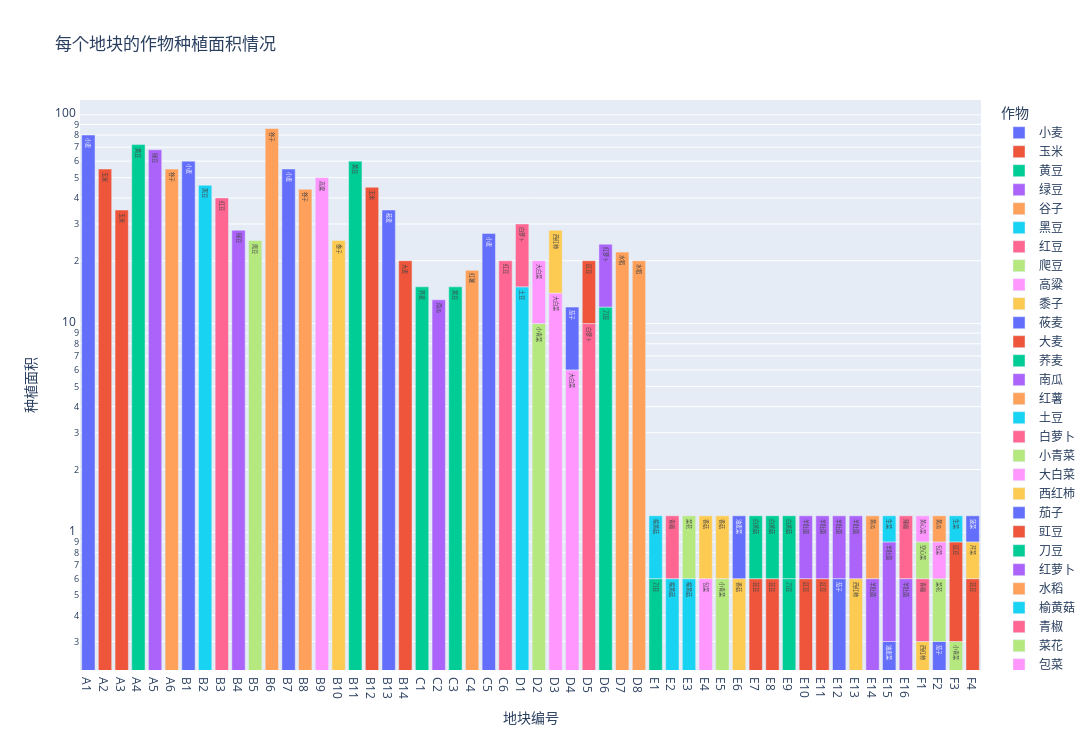

The code cell stored with this chart in its notebook:
### Markdown cell above
## 种植面积

### Code cell
import plotly.express as px

fig = px.bar(
    df,
    x="Field ID",
    y="Planting Area",
    title="每个地块的作物种植面积情况",
    labels={
        "x": "作物",
        "Price": "销售单价 (元/斤)",
        "Crop Name": "作物",
        "Planting Area": "种植面积",
        "Field ID": "地块编号",
    },
    color="Crop Name",
    log_y=True,
    category_orders={"Field ID": df["Field ID"].unique()},
    text="Crop Name",
    height=750,
    width=1500,
)


# 显示图表
fig.show()

### Figure 1 — Plotly figure (JSON) as saved in the notebook; plotly's stock layout.template omitted (floating-point values rounded to 4 significant figures)
{"data": [{"alignmentgroup": "True", "hovertemplate": "作物=%{text}<br>地块编号=%{x}<br>种植面积=%{y}<extra></extra>", "legendgroup": "小麦", "marker": {"color": "#636efa", "pattern": {"shape": ""}}, "name": "小麦", "offsetgroup": "小麦", "orientation": "v", "showlegend": true, "text": ["小麦", "小麦", "小麦", "小麦"], "textposition": "auto", "type": "bar", "x": ["A1", "B1", "B7", "C5"], "xaxis": "x", "y": [80, 60, 55, 27], "yaxis": "y"}, {"alignmentgroup": "True", "hovertemplate": "作物=%{text}<br>地块编号=%{x}<br>种植面积=%{y}<extra></extra>", "legendgroup": "玉米", "marker": {"color": "#EF553B", "pattern": {"shape": ""}}, "name": "玉米", "offsetgroup": "玉米", "orientation": "v", "showlegend": true, "text": ["玉米", "玉米", "玉米"], "textposition": "auto", "type": "bar", "x": ["A2", "A3", "B12"], "xaxis": "x", "y": [55, 35, 45], "yaxis": "y"}, {"alignmentgroup": "True", "hovertemplate": "作物=%{text}<br>地块编号=%{x}<br>种植面积=%{y}<extra></extra>", "legendgroup": "黄豆", "marker": {"color": "#00cc96", "pattern": {"shape": ""}}, "name": "黄豆", "offsetgroup": "黄豆", "orientation": "v", "showlegend": true, "text": ["黄豆", "黄豆", "黄豆"], "textposition": "auto", "type": "bar", "x": ["A4", "B11", "C3"], "xaxis": "x", "y": [72, 60, 15], "yaxis": "y"}, {"alignmentgroup": "True", "hovertemplate": "作物=%{text}<br>地块编号=%{x}<br>种植面积=%{y}<extra></extra>", "legendgroup": "绿豆", "marker": {"color": "#ab63fa", "pattern": {"shape": ""}}, "name": "绿豆", "offsetgroup": "绿豆", "orientation": "v", "showlegend": true, "text": ["绿豆", "绿豆"], "textposition": "auto", "type": "bar", "x": ["A5", "B4"], "xaxis": "x", "y": [68, 28], "yaxis": "y"}, {"alignmentgroup": "True", "hovertemplate": "作物=%{text}<br>地块编号=%{x}<br>种植面积=%{y}<extra></extra>", "legendgroup": "谷子", "marker": {"color": "#FFA15A", "pattern": {"shape": ""}}, "name": "谷子", "offsetgroup": "谷子", "orientation": "v", "showlegend": true, "text": ["谷子", "谷子", "谷子"], "textposition": "auto", "type": "bar", "x": ["A6", "B6", "B8"], "xaxis": "x", "y": [55, 86, 44], "yaxis": "y"}, {"alignmentgroup": "True", "hovertemplate": "作物=%{text}<br>地块编号=%{x}<br>种植面积=%{y}<extra></extra>", "legendgroup": "黑豆", "marker": {"color": "#19d3f3", "pattern": {"shape": ""}}, "name": "黑豆", "offsetgroup": "黑豆", "orientation": "v", "showlegend": true, "text": ["黑豆"], "textposition": "auto", "type": "bar", "x": ["B2"], "xaxis": "x", "y": [46], "yaxis": "y"}, {"alignmentgroup": "True", "hovertemplate": "作物=%{text}<br>地块编号=%{x}<br>种植面积=%{y}<extra></extra>", "legendgroup": "红豆", "marker": {"color": "#FF6692", "pattern": {"shape": ""}}, "name": "红豆", "offsetgroup": "红豆", "orientation": "v", "showlegend": true, "text": ["红豆", "红豆"], "textposition": "auto", "type": "bar", "x": ["B3", "C6"], "xaxis": "x", "y": [40, 20], "yaxis": "y"}, {"alignmentgroup": "True", "hovertemplate": "作物=%{text}<br>地块编号=%{x}<br>种植面积=%{y}<extra></extra>", "legendgroup": "爬豆", "marker": {"color": "#B6E880", "pattern": {"shape": ""}}, "name": "爬豆", "offsetgroup": "爬豆", "orientation": "v", "showlegend": true, "text": ["爬豆"], "textposition": "auto", "type": "bar", "x": ["B5"], "xaxis": "x", "y": [25], "yaxis": "y"}, {"alignmentgroup": "True", "hovertemplate": "作物=%{text}<br>地块编号=%{x}<br>种植面积=%{y}<extra></extra>", "legendgroup": "高粱", "marker": {"color": "#FF97FF", "pattern": {"shape": ""}}, "name": "高粱", "offsetgroup": "高粱", "orientation": "v", "showlegend": true, "text": ["高粱"], "textposition": "auto", "type": "bar", "x": ["B9"], "xaxis": "x", "y": [50], "yaxis": "y"}, {"alignmentgroup": "True", "hovertemplate": "作物=%{text}<br>地块编号=%{x}<br>种植面积=%{y}<extra></extra>", "legendgroup": "黍子", "marker": {"color": "#FECB52", "pattern": {"shape": ""}}, "name": "黍子", "offsetgroup": "黍子", "orientation": "v", "showlegend": true, "text": ["黍子"], "textposition": "auto", "type": "bar", "x": ["B10"], "xaxis": "x", "y": [25], "yaxis": "y"}, {"alignmentgroup": "True", "hovertemplate": "作物=%{text}<br>地块编号=%{x}<br>种植面积=%{y}<extra></extra>", "legendgroup": "莜麦", "marker": {"color": "#636efa", "pattern": {"shape": ""}}, "name": "莜麦", "offsetgroup": "莜麦", "orientation": "v", "showlegend": true, "text": ["莜麦"], "textposition": "auto", "type": "bar", "x": ["B13"], "xaxis": "x", "y": [35], "yaxis": "y"}, {"alignmentgroup": "True", "hovertemplate": "作物=%{text}<br>地块编号=%{x}<br>种植面积=%{y}<extra></extra>", "legendgroup": "大麦", "marker": {"color": "#EF553B", "pattern": {"shape": ""}}, "name": "大麦", "offsetgroup": "大麦", "orientation": "v", "showlegend": true, "text": ["大麦"], "textposition": "auto", "type": "bar", "x": ["B14"], "xaxis": "x", "y": [20], "yaxis": "y"}, {"alignmentgroup": "True", "hovertemplate": "作物=%{text}<br>地块编号=%{x}<br>种植面积=%{y}<extra></extra>", "legendgroup": "荞麦", "marker": {"color": "#00cc96", "pattern": {"shape": ""}}, "name": "荞麦", "offsetgroup": "荞麦", "orientation": "v", "showlegend": true, "text": ["荞麦"], "textposition": "auto", "type": "bar", "x": ["C1"], "xaxis": "x", "y": [15], "yaxis": "y"}, {"alignmentgroup": "True", "hovertemplate": "作物=%{text}<br>地块编号=%{x}<br>种植面积=%{y}<extra></extra>", "legendgroup": "南瓜", "marker": {"color": "#ab63fa", "pattern": {"shape": ""}}, "name": "南瓜", "offsetgroup": "南瓜", "orientation": "v", "showlegend": true, "text": ["南瓜"], "textposition": "auto", "type": "bar", "x": ["C2"], "xaxis": "x", "y": [13], "yaxis": "y"}, {"alignmentgroup": "True", "hovertemplate": "作物=%{text}<br>地块编号=%{x}<br>种植面积=%{y}<extra></extra>", "legendgroup": "红薯", "marker": {"color": "#FFA15A", "pattern": {"shape": ""}}, "name": "红薯", "offsetgroup": "红薯", "orientation": "v", "showlegend": true, "text": ["红薯"], "textposition": "auto", "type": "bar", "x": ["C4"], "xaxis": "x", "y": [18], "yaxis": "y"}, {"alignmentgroup": "True", "hovertemplate": "作物=%{text}<br>地块编号=%{x}<br>种植面积=%{y}<extra></extra>", "legendgroup": "土豆", "marker": {"color": "#19d3f3", "pattern": {"shape": ""}}, "name": "土豆", "offsetgroup": "土豆", "orientation": "v", "showlegend": true, "text": ["土豆"], "textposition": "auto", "type": "bar", "x": ["D1"], "xaxis": "x", "y": [15], "yaxis": "y"}, {"alignmentgroup": "True", "hovertemplate": "作物=%{text}<br>地块编号=%{x}<br>种植面积=%{y}<extra></extra>", "legendgroup": "白萝卜", "marker": {"color": "#FF6692", "pattern": {"shape": ""}}, "name": "白萝卜", "offsetgroup": "白萝卜", "orientation": "v", "showlegend": true, "text": ["白萝卜", "白萝卜"], "textposition": "auto", "type": "bar", "x": ["D1", "D5"], "xaxis": "x", "y": [15, 10], "yaxis": "y"}, {"alignmentgroup": "True", "hovertemplate": "作物=%{text}<br>地块编号=%{x}<br>种植面积=%{y}<extra></extra>", "legendgroup": "小青菜", "marker": {"color": "#B6E880", "pattern": {"shape": ""}}, "name": "小青菜", "offsetgroup": "小青菜", "orientation": "v", "showlegend": true, "text": ["小青菜", "小青菜", "小青菜"], "textposition": "auto", "type": "bar", "x": ["D2", "E5", "F3"], "xaxis": "x", "y": [10, 0.6, 0.3], "yaxis": "y"}, {"alignmentgroup": "True", "hovertemplate": "作物=%{text}<br>地块编号=%{x}<br>种植面积=%{y}<extra></extra>", "legendgroup": "大白菜", "marker": {"color": "#FF97FF", "pattern": {"shape": ""}}, "name": "大白菜", "offsetgroup": "大白菜", "orientation": "v", "showlegend": true, "text": ["大白菜", "大白菜", "大白菜"], "textposition": "auto", "type": "bar", "x": ["D2", "D3", "D4"], "xaxis": "x", "y": [10, 14, 6], "yaxis": "y"}, {"alignmentgroup": "True", "hovertemplate": "作物=%{text}<br>地块编号=%{x}<br>种植面积=%{y}<extra></extra>", "legendgroup": "西红柿", "marker": {"color": "#FECB52", "pattern": {"shape": ""}}, "name": "西红柿", "offsetgroup": "西红柿", "orientation": "v", "showlegend": true, "text": ["西红柿", "西红柿", "西红柿"], "textposition": "auto", "type": "bar", "x": ["D3", "E13", "F1"], "xaxis": "x", "y": [14, 0.6, 0.3], "yaxis": "y"}, {"alignmentgroup": "True", "hovertemplate": "作物=%{text}<br>地块编号=%{x}<br>种植面积=%{y}<extra></extra>", "legendgroup": "茄子", "marker": {"color": "#636efa", "pattern": {"shape": ""}}, "name": "茄子", "offsetgroup": "茄子", "orientation": "v", "showlegend": true, "text": ["茄子", "茄子", "茄子"], "textposition": "auto", "type": "bar", "x": ["D4", "E12", "F2"], "xaxis": "x", "y": [6, 0.6, 0.3], "yaxis": "y"}, {"alignmentgroup": "True", "hovertemplate": "作物=%{text}<br>地块编号=%{x}<br>种植面积=%{y}<extra></extra>", "legendgroup": "豇豆", "marker": {"color": "#EF553B", "pattern": {"shape": ""}}, "name": "豇豆", "offsetgroup": "豇豆", "orientation": "v", "showlegend": true, "text": ["豇豆", "豇豆", "豇豆", "豇豆"], "textposition": "auto", "type": "bar", "x": ["D5", "E10", "E11", "F3"], "xaxis": "x", "y": [10, 0.6, 0.6, 0.6], "yaxis": "y"}, {"alignmentgroup": "True", "hovertemplate": "作物=%{text}<br>地块编号=%{x}<br>种植面积=%{y}<extra></extra>", "legendgroup": "刀豆", "marker": {"color": "#00cc96", "pattern": {"shape": ""}}, "name": "刀豆", "offsetgroup": "刀豆", "orientation": "v", "showlegend": true, "text": ["刀豆", "刀豆", "刀豆"], "textposition": "auto", "type": "bar", "x": ["D6", "E1", "E9"], "xaxis": "x", "y": [12, 0.6, 0.6], "yaxis": "y"}, {"alignmentgroup": "True", "hovertemplate": "作物=%{text}<br>地块编号=%{x}<br>种植面积=%{y}<extra></extra>", "legendgroup": "红萝卜", "marker": {"color": "#ab63fa", "pattern": {"shape": ""}}, "name": "红萝卜", "offsetgroup": "红萝卜", "orientation": "v", "showlegend": true, "text": ["红萝卜"], "textposition": "auto", "type": "bar", "x": ["D6"], "xaxis": "x", "y": [12], "yaxis": "y"}, {"alignmentgroup": "True", "hovertemplate": "作物=%{text}<br>地块编号=%{x}<br>种植面积=%{y}<extra></extra>", "legendgroup": "水稻", "marker": {"color": "#FFA15A", "pattern": {"shape": ""}}, "name": "水稻", "offsetgroup": "水稻", "orientation": "v", "showlegend": true, "text": ["水稻", "水稻"], "textposition": "auto", "type": "bar", "x": ["D7", "D8"], "xaxis": "x", "y": [22, 20], "yaxis": "y"}, {"alignmentgroup": "True", "hovertemplate": "作物=%{text}<br>地块编号=%{x}<br>种植面积=%{y}<extra></extra>", "legendgroup": "榆黄菇", "marker": {"color": "#19d3f3", "pattern": {"shape": ""}}, "name": "榆黄菇", "offsetgroup": "榆黄菇", "orientation": "v", "showlegend": true, "text": ["榆黄菇", "榆黄菇", "榆黄菇"], "textposition": "auto", "type": "bar", "x": ["E1", "E2", "E3"], "xaxis": "x", "y": [0.6, 0.6, 0.6], "yaxis": "y"}, {"alignmentgroup": "True", "hovertemplate": "作物=%{text}<br>地块编号=%{x}<br>种植面积=%{y}<extra></extra>", "legendgroup": "青椒", "marker": {"color": "#FF6692", "pattern": {"shape": ""}}, "name": "青椒", "offsetgroup": "青椒", "orientation": "v", "showlegend": true, "text": ["青椒", "青椒"], "textposition": "auto", "type": "bar", "x": ["E2", "F1"], "xaxis": "x", "y": [0.6, 0.3], "yaxis": "y"}, {"alignmentgroup": "True", "hovertemplate": "作物=%{text}<br>地块编号=%{x}<br>种植面积=%{y}<extra></extra>", "legendgroup": "菜花", "marker": {"color": "#B6E880", "pattern": {"shape": ""}}, "name": "菜花", "offsetgroup": "菜花", "orientation": "v", "showlegend": true, "text": ["菜花", "菜花"], "textposition": "auto", "type": "bar", "x": ["E3", "F2"], "xaxis": "x", "y": [0.6, 0.3], "yaxis": "y"}, {"alignmentgroup": "True", "hovertemplate": "作物=%{text}<br>地块编号=%{x}<br>种植面积=%{y}<extra></extra>", "legendgroup": "包菜", "marker": {"color": "#FF97FF", "pattern": {"shape": ""}}, "name": "包菜", "offsetgroup": "包菜", "orientation": "v", "showlegend": true, "text": ["包菜", "包菜"], "textposition": "auto", "type": "bar", "x": ["E4", "F2"], "xaxis": "x", "y": [0.6, 0.3], "yaxis": "y"}, {"alignmentgroup": "True", "hovertemplate": "作物=%{text}<br>地块编号=%{x}<br>种植面积=%{y}<extra></extra>", "legendgroup": "香菇", "marker": {"color": "#FECB52", "pattern": {"shape": ""}}, "name": "香菇", "offsetgroup": "香菇", "orientation": "v", "showlegend": true, "text": ["香菇", "香菇", "香菇"], "textposition": "auto", "type": "bar", "x": ["E4", "E5", "E6"], "xaxis": "x", "y": [0.6, 0.6, 0.6], "yaxis": "y"}, {"alignmentgroup": "True", "hovertemplate": "作物=%{text}<br>地块编号=%{x}<br>种植面积=%{y}<extra></extra>", "legendgroup": "油麦菜", "marker": {"color": "#636efa", "pattern": {"shape": ""}}, "name": "油麦菜", "offsetgroup": "油麦菜", "orientation": "v", "showlegend": true, "text": ["油麦菜", "油麦菜"], "textposition": "auto", "type": "bar", "x": ["E6", "E15"], "xaxis": "x", "y": [0.6, 0.3], "yaxis": "y"}, {"alignmentgroup": "True", "hovertemplate": "作物=%{text}<br>地块编号=%{x}<br>种植面积=%{y}<extra></extra>", "legendgroup": "芸豆", "marker": {"color": "#EF553B", "pattern": {"shape": ""}}, "name": "芸豆", "offsetgroup": "芸豆", "orientation": "v", "showlegend": true, "text": ["芸豆", "芸豆", "芸豆"], "textposition": "auto", "type": "bar", "x": ["E7", "E8", "F4"], "xaxis": "x", "y": [0.6, 0.6, 0.6], "yaxis": "y"}, {"alignmentgroup": "True", "hovertemplate": "作物=%{text}<br>地块编号=%{x}<br>种植面积=%{y}<extra></extra>", "legendgroup": "白灵菇", "marker": {"color": "#00cc96", "pattern": {"shape": ""}}, "name": "白灵菇", "offsetgroup": "白灵菇", "orientation": "v", "showlegend": true, "text": ["白灵菇", "白灵菇", "白灵菇"], "textposition": "auto", "type": "bar", "x": ["E7", "E8", "E9"], "xaxis": "x", "y": [0.6, 0.6, 0.6], "yaxis": "y"}, {"alignmentgroup": "True", "hovertemplate": "作物=%{text}<br>地块编号=%{x}<br>种植面积=%{y}<extra></extra>", "legendgroup": "羊肚菌", "marker": {"color": "#ab63fa", "pattern": {"shape": ""}}, "name": "羊肚菌", "offsetgroup": "羊肚菌", "orientation": "v", "showlegend": true, "text": ["羊肚菌", "羊肚菌", "羊肚菌", "羊肚菌", "羊肚菌", "羊肚菌", "羊肚菌"], "textposition": "auto", "type": "bar", "x": ["E10", "E11", "E12", "E13", "E14", "E15", "E16"], "xaxis": "x", "y": [0.6, 0.6, 0.6, 0.6, 0.6, 0.6, 0.6], "yaxis": "y"}, {"alignmentgroup": "True", "hovertemplate": "作物=%{text}<br>地块编号=%{x}<br>种植面积=%{y}<extra></extra>", "legendgroup": "黄瓜", "marker": {"color": "#FFA15A", "pattern": {"shape": ""}}, "name": "黄瓜", "offsetgroup": "黄瓜", "orientation": "v", "showlegend": true, "text": ["黄瓜", "黄瓜"], "textposition": "auto", "type": "bar", "x": ["E14", "F2"], "xaxis": "x", "y": [0.6, 0.3], "yaxis": "y"}, {"alignmentgroup": "True", "hovertemplate": "作物=%{text}<br>地块编号=%{x}<br>种植面积=%{y}<extra></extra>", "legendgroup": "生菜", "marker": {"color": "#19d3f3", "pattern": {"shape": ""}}, "name": "生菜", "offsetgroup": "生菜", "orientation": "v", "showlegend": true, "text": ["生菜", "生菜"], "textposition": "auto", "type": "bar", "x": ["E15", "F3"], "xaxis": "x", "y": [0.3, 0.3], "yaxis": "y"}, {"alignmentgroup": "True", "hovertemplate": "作物=%{text}<br>地块编号=%{x}<br>种植面积=%{y}<extra></extra>", "legendgroup": "辣椒", "marker": {"color": "#FF6692", "pattern": {"shape": ""}}, "name": "辣椒", "offsetgroup": "辣椒", "orientation": "v", "showlegend": true, "text": ["辣椒"], "textposition": "auto", "type": "bar", "x": ["E16"], "xaxis": "x", "y": [0.6], "yaxis": "y"}, {"alignmentgroup": "True", "hovertemplate": "作物=%{text}<br>地块编号=%{x}<br>种植面积=%{y}<extra></extra>", "legendgroup": "空心菜", "marker": {"color": "#B6E880", "pattern": {"shape": ""}}, "name": "空心菜", "offsetgroup": "空心菜", "orientation": "v", "showlegend": true, "text": ["空心菜"], "textposition": "auto", "type": "bar", "x": ["F1"], "xaxis": "x", "y": [0.3], "yaxis": "y"}, {"alignmentgroup": "True", "hovertemplate": "作物=%{text}<br>地块编号=%{x}<br>种植面积=%{y}<extra></extra>", "legendgroup": "黄心菜", "marker": {"color": "#FF97FF", "pattern": {"shape": ""}}, "name": "黄心菜", "offsetgroup": "黄心菜", "orientation": "v", "showlegend": true, "text": ["黄心菜"], "textposition": "auto", "type": "bar", "x": ["F1"], "xaxis": "x", "y": [0.3], "yaxis": "y"}, {"alignmentgroup": "True", "hovertemplate": "作物=%{text}<br>地块编号=%{x}<br>种植面积=%{y}<extra></extra>", "legendgroup": "芹菜", "marker": {"color": "#FECB52", "pattern": {"shape": ""}}, "name": "芹菜", "offsetgroup": "芹菜", "orientation": "v", "showlegend": true, "text": ["芹菜"], "textposition": "auto", "type": "bar", "x": ["F4"], "xaxis": "x", "y": [0.3], "yaxis": "y"}, {"alignmentgroup": "True", "hovertemplate": "作物=%{text}<br>地块编号=%{x}<br>种植面积=%{y}<extra></extra>", "legendgroup": "菠菜", "marker": {"color": "#636efa", "pattern": {"shape": ""}}, "name": "菠菜", "offsetgroup": "菠菜", "orientation": "v", "showlegend": true, "text": ["菠菜"], "textposition": "auto", "type": "bar", "x": ["F4"], "xaxis": "x", "y": [0.3], "yaxis": "y"}], "layout": {"barmode": "relative", "height": 750, "legend": {"title": {"text": "作物"}, "tracegroupgap": 0}, "title": {"text": "每个地块的作物种植面积情况"}, "width": 1500, "xaxis": {"anchor": "y", "categoryarray": ["A1", "A2", "A3", "A4", "A5", "A6", "B1", "B2", "B3", "B4", "B5", "B6", "B7", "B8", "B9", "B10", "B11", "B12", "B13", "B14", "C1", "C2", "C3", "C4", "C5", "C6", "D1", "D2", "D3", "D4", "D5", "D6", "D7", "D8", "E1", "E2", "E3", "E4", "E5", "E6", "E7", "E8", "E9", "E10", "E11", "E12", "E13", "E14", "E15", "E16", "F1", "F2", "F3", "F4"], "categoryorder": "array", "domain": [0, 1], "title": {"text": "地块编号"}}, "yaxis": {"anchor": "x", "domain": [0, 1], "title": {"text": "种植面积"}, "type": "log"}}}
